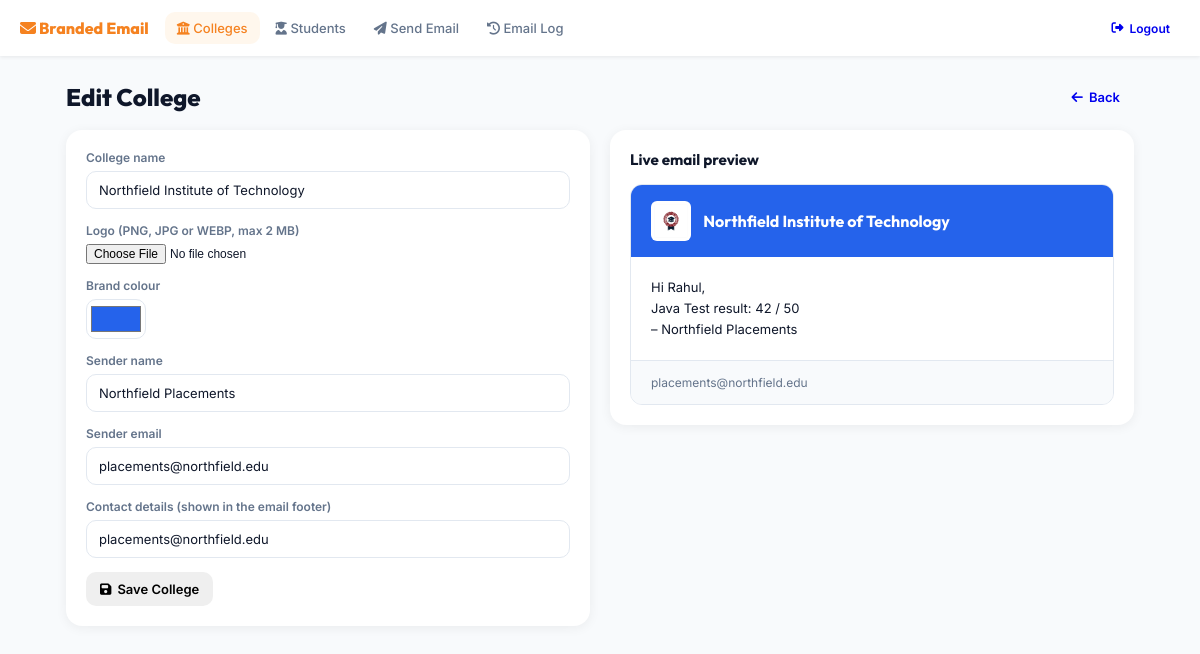
The page /admin/college_form.php?id=1 (signed in) on the database its author committed.
### tables this page shows
CREATE TABLE `colleges` (
  `id` int(11) NOT NULL,
  `name` varchar(150) NOT NULL,
  `logo` varchar(255) DEFAULT NULL,
  `brand_color` char(7) NOT NULL DEFAULT '#2563EB',
  `sender_name` varchar(150) NOT NULL,
  `contact_email` varchar(150) NOT NULL,
  `contact_phone` varchar(30) DEFAULT NULL,
  `created_at` timestamp NOT NULL DEFAULT current_timestamp(),
  `logo_path` varchar(255) DEFAULT NULL,
  `sender_email` varchar(150) DEFAULT NULL,
  `contact_details` varchar(255) DEFAULT NULL
);

### includes/helpers.php (called while the page is built, shortened)
<?php
function h($value): string {
    return htmlspecialchars((string)$value, ENT_QUOTES, 'UTF-8');
}

### admin/college_form.php (the view, shortened to what this page needs)
<?php
require_once __DIR__ . '/../includes/helpers.php';
require_once __DIR__ . '/../config/db.php';
$id = (int)($_GET['id'] ?? 0);
$college = [
    'name' => '', 'brand_color' => '#2563eb', 'sender_name' => '',
    'sender_email' => '', 'contact_details' => '', 'logo_path' => null,
];
if ($id) {
    $stmt = $pdo->prepare("SELECT * FROM colleges WHERE id = ?");
    $stmt->execute([$id]);
    $found = $stmt->fetch();
    $college = $found;
}
$pageTitle = $id ? 'Edit College' : 'Add College';
require __DIR__ . '/../includes/header.php';
?>
<div class="page-head">
  <h1 class="page-title"><?= h($pageTitle) ?></h1>
  <a href="colleges.php" class="btn btn-ghost"><i class="fa-solid fa-arrow-left"></i> Back</a>
</div>
<div class="form-layout">
  <div class="card">
    <form method="POST" enctype="multipart/form-data">
      <div class="form-group">
        <label for="name">College name</label>
        <input type="text" id="name" name="name" value="<?= h($college['name']) ?>" required>
      </div>
      <div class="form-group">
        <label for="logo">Logo (PNG, JPG or WEBP, max 2 MB)</label>
        <input type="file" id="logo" name="logo" accept="image/png,image/jpeg,image/webp">
      </div>
      <div class="form-group">
        <label for="brand_color">Brand colour</label>
        <input type="color" id="brand_color" name="brand_color" value="<?= h($college['brand_color']) ?>">
      </div>
      <div class="form-group">
        <label for="sender_name">Sender name</label>
        <input type="text" id="sender_name" name="sender_name" value="<?= h($college['sender_name']) ?>" placeholder="Northfield Placements" required>
      </div>
      <div class="form-group">
        <label for="sender_email">Sender email</label>
        <input type="email" id="sender_email" name="sender_email" value="<?= h($college['sender_email']) ?>" placeholder="placements@northfield.edu" required>
      </div>
      <div class="form-group">
        <label for="contact_details">Contact details (shown in the email footer)</label>
        <input type="text" id="contact_details" name="contact_details" value="<?= h($college['contact_details']) ?>" placeholder="placements@northfield.edu">
      </div>
      <button class="btn" type="submit"><i class="fa-solid fa-floppy-disk"></i> Save College</button>
    </form>
  </div>
  <div class="card">
    <h3 style="margin-top:0">Live email preview</h3>
    <div class="email-preview">
      <div class="ep-header" id="pvHeader">
        <img id="pvLogo" alt="" style="<?= $college['logo_path'] ? '' : 'display:none' ?>"
             src="<?= $college['logo_path'] ? '../' . h($college['logo_path']) : '' ?>">
        <span id="pvName"></span>
      </div>
      <div class="ep-body">
        Hi Rahul,<br>
        Java Test result: 42 / 50<br>
        &ndash; <span id="pvSender"></span>
      </div>
      <div class="ep-footer" id="pvContact"></div>
    </div>
  </div>
</div>
<?php require __DIR__ . '/../includes/footer.php'; ?>

### assets/css/theme.css (style rules this page uses)
:root { --futogen-orange: #F58220; --futogen-orange-hover: #EA580C; --futogen-orange-pale: #FFF7ED; --futogen-green: #15803D; --futogen-green-pale: #F0FDF4; --surface: #FFFFFF; --bg-light: #F8FAFC; --border-color: #E2E8F0; --text-primary: #0F172A; --text-muted: #64748B; }
* { box-sizing: border-box; }
body { margin: 0; font-family: Inter, sans-serif; font-size: 13px; background: var(--bg-light); color: var(--text-primary); }
h1, h2, h3 { font-family: Outfit, sans-serif; }
.page-head { display: flex; justify-content: space-between; align-items: center; margin-bottom: 16px; gap: 12px; flex-wrap: wrap; }
.page-title { font-family: Outfit, sans-serif; font-size: 24px; font-weight: 800; margin: 0; }
.card { background: var(--surface); border-radius: 16px; box-shadow: 0 2px 12px rgba(0,0,0,.06); padding: 20px; }
.btn { display: inline-flex; align-items: center; gap: 6px; padding: 9px 14px; border: 0; border-radius: 10px; font: 600 13px Inter, sans-serif; cursor: pointer; text-decoration: none; }
.form-group { margin-bottom: 14px; }
label { display: block; margin-bottom: 6px; font-weight: 600; font-size: 12px; color: var(--text-muted); }
input[type="text"], input[type="email"], input[type="password"], input[type="number"], select, textarea { width: 100%; padding: 10px 12px; border: 1px solid var(--border-color); border-radius: 10px; font: 400 13px Inter, sans-serif; background: var(--surface); color: var(--text-primary); }
input[type="file"] { width: 100%; font-size: 12px; }
input[type="color"] { width: 60px; height: 40px; padding: 2px; border: 1px solid var(--border-color); border-radius: 10px; background: var(--surface); cursor: pointer; }
.form-layout { display: grid; grid-template-columns: 1fr 1fr; gap: 20px; align-items: start; }
.email-preview { border: 1px solid var(--border-color); border-radius: 12px; overflow: hidden; background: #fff; }
.ep-header { display: flex; align-items: center; gap: 12px; padding: 16px 20px; color: #fff; font-family: Outfit, sans-serif; font-weight: 700; font-size: 16px; }
.ep-header img { max-height: 40px; max-width: 120px; object-fit: contain; background: #fff; border-radius: 6px; padding: 3px; }
.ep-body { padding: 20px; line-height: 1.6; }
.ep-footer { padding: 14px 20px; background: var(--bg-light); border-top: 1px solid var(--border-color); font-size: 12px; color: var(--text-muted); }

### rows shown on the page
colleges: name "Northfield Institute of Technology", brand_color "#2563eb", sender_name "Northfield Placements", sender_email "placements@northfield.edu", contact_details "placements@northfield.edu", logo_path (picture)

### other values the page prints
$label "Colleges"
$label "Students"
$label "Send Email"
$label "Email Log"
$pageTitle "Edit College"
